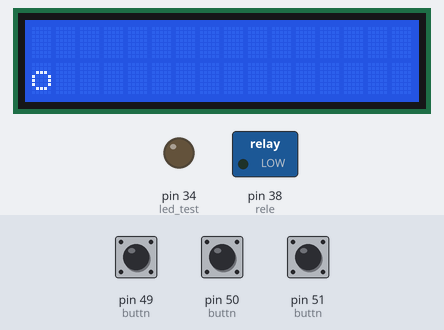
A sketch run on a simulated Arduino Mega 2560, built with avr-gcc and run on an emulated ATmega2560. On the bench: 16×2 character LCD, switched loads named in the sketch (green lamp = pin HIGH), output pins drawn as LEDs (lit = HIGH). The test bench sets the inputs (shaded band); at power-on: pin 51 (buttn) LOW, pin 49 (buttn) LOW, pin 50 (buttn) LOW. What the sketch prints to the serial monitor is not drawn.

Above: at 13.6 s.
16.3 s: pin 51 (buttn) pulled HIGH for 0.15 s
At 17.1 s:
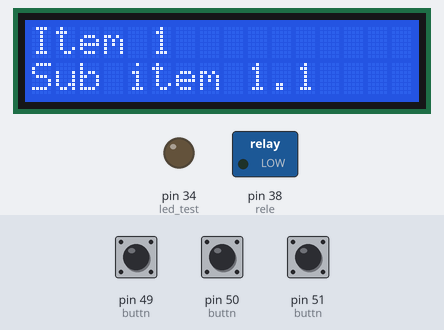
17.9 s: pin 49 (buttn) pulled HIGH for 0.15 s
At 18.7 s:
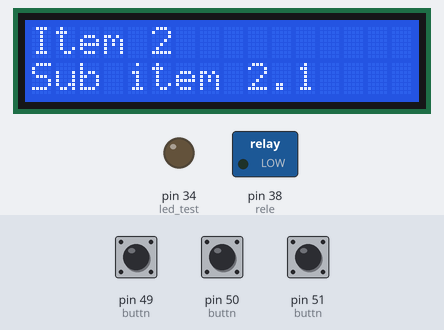
19.5 s: pin 50 (buttn) pulled HIGH for 0.15 s
At 20.3 s:
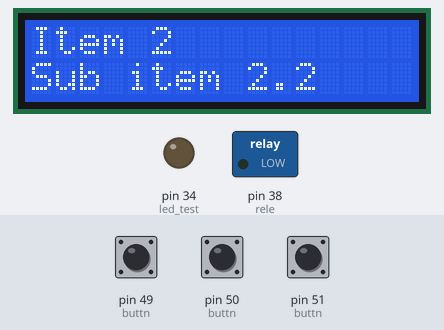
21.1 s: pin 49 (buttn) pulled HIGH for 1 s
At 22.5 s:
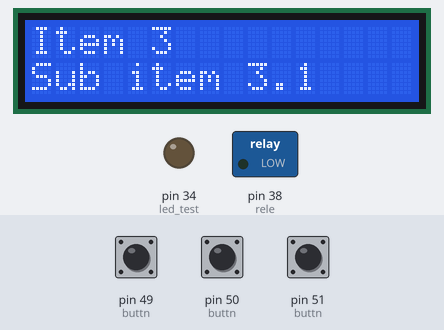
23.6 s: pin 50 (buttn) pulled HIGH for 1 s
At 24.7 s:
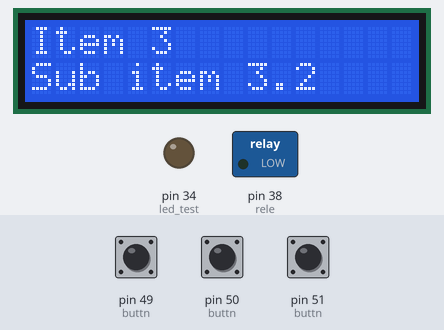
Timing chart, 0 to 26.6 s (numbered marks = the images above; inputs shaded):
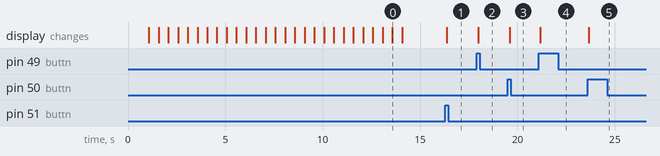

Measured:
- after the input at 16.3 s, the display: changes after 0.08 s (image 1)
- after the input at 17.9 s, the display: changes after 0.09 s (image 2)
- after the input at 19.5 s, the display: changes after 0.10 s (image 3)
- after the input at 21.1 s, the display: changes after 0.06 s (image 4)
- after the input at 23.6 s, the display: changes after 0.07 s (image 5)
- what the display in image 0 shows lasts 0.5 s, from 13.6 s to 14.1 s

The sketch:

controlador_semaforo.ino
```cpp
//Se pueden sustituir 3 entradas digitales por una analogica con distintos niveles de tension para cada boton
//Se puede usar VirtualSerial para leer lo de Raspberry (por si se quiere usar la nano)
//Se puede usar el display por i2c

#include  <LiquidCrystal.h>

#define led_test 34
#define rele 38
#define aceptar 51
#define escape 50
#define funcion 49


//RS E D4 D5 D6 D7
LiquidCrystal lcd(12, 11, 5, 4, 3, 2);

const byte numMenuP = 5;
const byte numMaxSubM = 4;
const byte numBttn = 3;

byte buttn[numBttn]={aceptar, escape, funcion};

String menuP[numMenuP]={
  "Item 1",
  "Item 2",
  "Item 3",
  "Item 4",
  "Item 5"
};

String subM[numMenuP][numMaxSubM]={
      // 0 - 1 - 2 - 3 :: Y
  {"Sub item 1.1","Sub item 1.2","Sub item 1.3","Sub item 1.4"}, //0
  {"Sub item 2.1","Sub item 2.2","Sub item 2.3","Sub item 2.4"}, //1
  {"Sub item 3.1","Sub item 3.2","Sub item 3.3","Sub item 3.4"}, //2
  {"Sub item 4.1","Sub item 4.2","Sub item 4.3","Sub item 4.4"}, //3
  {"Sub item 5.1","Sub item 5.2","Sub item 5.3","Sub item 5.4"}  //4  :: X
};

int tecla = -1;
int teclaAnt = -1;
unsigned long tiempo;
int x = -1;
int y = 0;

void setup()
{
  Serial.begin(9600);
  //Configuracion de pines
  pinMode(led_test, OUTPUT);
  pinMode(rele, OUTPUT);
  for (int i = 0; i < numBttn; i++) {
    pinMode(buttn[i], INPUT);
  }

  //Configuracion de modulos

  lcd.begin(16, 2);

  msjBienvenida();
  tiempo = millis();
}


void loop(){

  if(millis() - tiempo > 5000){
    //lcd.noBlink();
    }

    tecla = getKey(buttn);

    if(tecla != teclaAnt){
      delay(50); //Eliminador de rebotes

    tecla = getKey(buttn);

    if(tecla != teclaAnt){
      tiempo = millis();
      teclaAnt = tecla;

      if(tecla>=0){
        //lcd.blink();
      }
      if(tecla==2){ //Aceptar
        x++;
        y=0;
        if(x > numMenuP -1) x = numMenuP-1;
      }

      if(tecla==0){ //Escape
        x--;
        if(x<0) x=0;
        y=0;//28:26
        Serial.println(x);
    }
    if(tecla==1){ //Funcion
      y++;
      if(y>numMaxSubM-1) y=numMaxSubM-1; //Creo que aca debo volver
    }

    lcd.clear();

    lcd.print(menuP[x]);
    lcd.setCursor(0,1);
    lcd.print(subM[x][y]);


}
}
delay(50);
}

void msjBienvenida(){

  lcd.setCursor(7, 0);
  lcd.print("Sistema de control");
  lcd.setCursor(4, 1);
  lcd.print("inteligente de transito");
  delay (1000);
  for(int i=0; i<=27; i++){
    lcd.scrollDisplayLeft();
    delay (500);
  }
  lcd.clear();
}


int getKey(byte args[]){
  int k;
  if(digitalRead(args[0])==HIGH){
    k=0;
  }else if(digitalRead(args[1])==HIGH){
    k=1;
  }else if(digitalRead(args[2])==HIGH){
    k=2;
  }else{
    k=-1;
  }
  return k;
}
```
